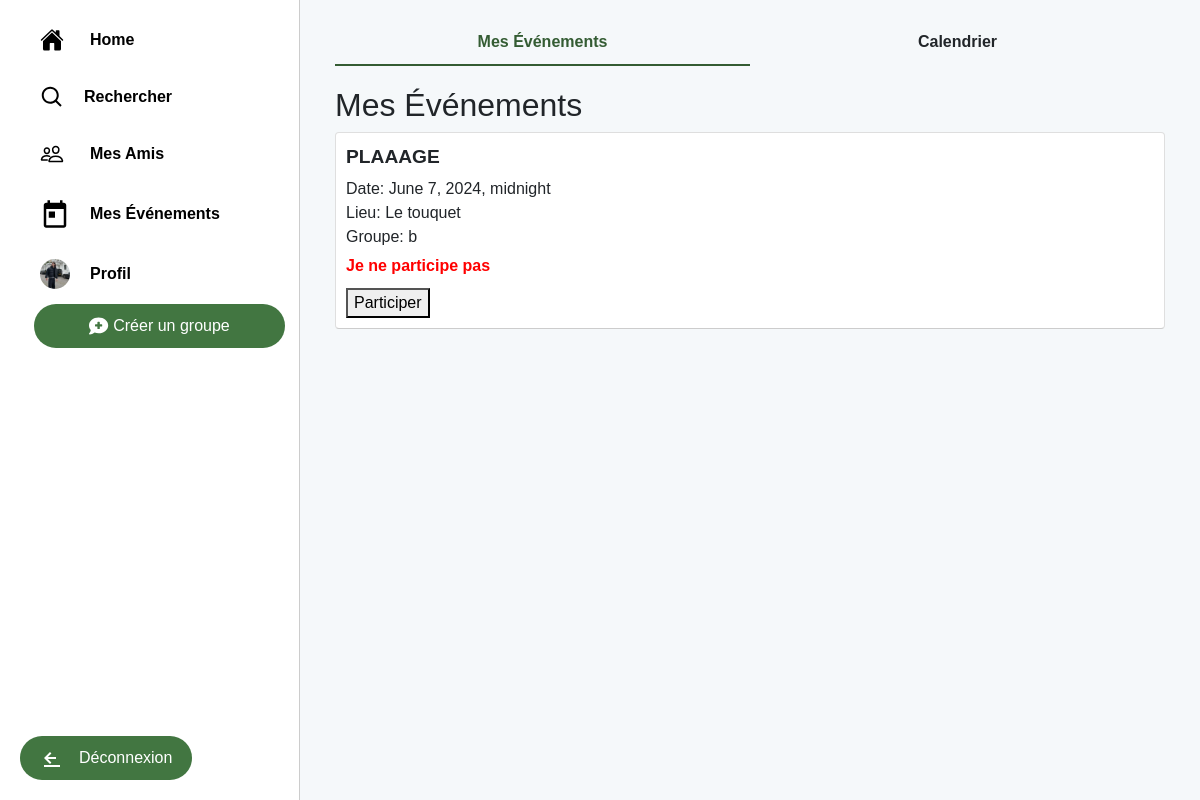
/sorties/mes_evenements/ (signed in), run on the app's committed database.
### sorties/models.py (models this page shows, shortened)
class Profile(models.Model):
    user = models.OneToOneField(User, on_delete=models.CASCADE, unique=True)
    friends = models.ManyToManyField('self', blank=True)
    photo = models.ImageField(upload_to='profile_pics/', blank=True, null=True)
    other_profile_field = models.CharField(max_length=100, blank=True, null=True)  # Exemple de champ supplémentaire

class SortieProposee(models.Model):
    groupe = models.ForeignKey(GroupeAmis, on_delete=models.CASCADE)
    nom = models.CharField(max_length=100)
    description = models.TextField()
    date = models.DateTimeField()
    lieu = models.CharField(max_length=100)
    createur = models.ForeignKey(User, on_delete=models.CASCADE)
    participants = models.ManyToManyField(User, related_name='sorties_participants', through='Participation')

class GroupeAmis(models.Model):
    nom = models.CharField(max_length=100)
    createur = models.ForeignKey(User, related_name='groupes_crees', on_delete=models.CASCADE)
    membres = models.ManyToManyField(User, related_name='groupes')
    administrateur = models.ForeignKey(User, related_name='groupes_administres', on_delete=models.CASCADE)

### sorties/views.py (the view)
# urls.py: path('mes_evenements/', views.mes_evenements, name='mes_evenements'),
@login_required
def mes_evenements(request):
    user_groups = GroupeAmis.objects.filter(membres=request.user)
    all_events = SortieProposee.objects.filter(groupe__in=user_groups).select_related('groupe')
    user_participations = Participation.objects.filter(membre=request.user, vient=True).select_related('sortie')
    participation_status = {participation.sortie.id: 'Je participe' for participation in user_participations}
    context = {
        'all_events': all_events,
        'participation_status': participation_status
    }
    return render(request, 'sorties/mes_evenements.html', context)

### sorties/templates/sorties/mes_evenements.html (shortened to what this page needs)
{% extends "sorties/base.html" %}
{% block content %}
    <div class="tabs">
        <div class="tab active" id="tab-list">Mes Événements</div>
        <div class="tab" id="tab-calendar">Calendrier</div>
    </div>
    <div id="content-list" class="tab-content active">
        <h2>Mes Événements</h2>
        <ul class="list-group">
            {% for event in all_events %}
                <li class="list-group-item">
                    <span class="event-name">{{ event.nom }}</span>
                    <div class="event-details">
                        <span>Date: {{ event.date }}</span><br>
                        <span>Lieu: {{ event.lieu }}</span><br>
                        <span>Groupe: {{ event.groupe.nom }}</span>
                    </div>
                    {% if event.id in participation_status %}
                        <span class="event-status">Je participe</span>
                        <form method="post" action="{% url 'toggle_participation' event.id %}" class="toggle-participation">
                            {% csrf_token %}
                            <button type="submit">Annuler participation</button>
                        </form>
                    {% else %}
                        <span class="event-status not-participating">Je ne participe pas</span>
                        <form method="post" action="{% url 'toggle_participation' event.id %}" class="toggle-participation">
                            <button type="submit">Participer</button>
                        </form>
                    {% endif %}
                </li>
            {% endfor %}
        </ul>
    </div>
{% endblock %}

### sorties/templates/sorties/base.html (shortened to what this page needs)
<!DOCTYPE html>
<html>
<head>
    <link href="https://maxcdn.bootstrapcdn.com/bootstrap/4.0.0/css/bootstrap.min.css" rel="stylesheet">
</head>
<body>
    <div class="sidebar">
        <a href="{% url 'liste_groupes' %}" class="button_sidebar">
            <span class="text">Home</span>
        </a>
        <a href="{% url 'search_users' %}" class="button_sidebar">
            <span class="text">Rechercher</span>
        </a>
        <a href="{% url 'view_friends' %}" class="button_sidebar">
            <span class="text">Mes Amis</span>
        </a>
        <a href="{% url 'mes_evenements' %}" class="button_sidebar">
            <svg class="icon" viewBox="0 0 24 24" fill="currentColor" width="30" height="30">
                <path d="M19 3h-1V1h-2v2H8V1H6v2H5c-1.1 0-1.99.9-1.99 2L3 21c0 1.1.9 2 2 2h14c1.1 0 2-.9 2-2V5c0-1.1-.9-2-2-2zm0 18H5V8h14v13zM7 10h5v5H7z"></path>
            </svg>
            <span class="text">Mes Événements</span>
        </a>
        {% if user.is_authenticated %}
            <a href="{% url 'view_profile' request.user.username %}" class="button_sidebar">
                {% if user.profile.photo %}
                    <img src="{{ user.profile.photo.url }}" alt="Profile Photo" class="profile-photo">
                {% else %}
                    <svg class="icon" viewBox="0 0 24 24" fill="currentColor" width="24" height="24">
                        <path d="M20.7 7.3l-4-4a1 1 0 00-1.4 0l-9 9a1 1 0 00-.3.7v3a1 1 0 001 1h3a1 1 0 00.7-.3l9-9a1 1 0 000-1.4zM4 20h16a1 1 0 000-2H4a1 1 0 000 2zm7-7.6l5.6-5.6L16 4.4l-5.6 5.6L11 13v-1.6z"></path>
                    </svg>
                {% endif %}
                <span class="text">Profil</span>
            </a>
            <div class="button-container">
                <a href="{% url 'creer_groupe' %}" class="button">
                    <span>Créer un groupe</span>
                </a>
            </div>
            <a href="{% url 'logout' %}" class="button_deco">
                <svg class="icon" viewBox="0 0 24 24" fill="currentColor" width="24" height="24">
                    <path d="M16 13v-2H7.83l3.58-3.59L10 6l-6 6 6 6 1.41-1.41L7.83 13H16zm4 8H4v-2h16v2z"></path>
                </svg>
                <span class="text">Déconnexion</span>
            </a>
        {% endif %}
    </div>
    <div class="content">
        <div class="container">
            {% block content %}
            {% endblock %}
        </div>
    </div>
</body>
</html>

### sorties/templates/sorties/base.html (style rules this page uses)
body { margin: 0; font-family: 'Arial', sans-serif; display: flex; background-color: #f5f8fa; }
.sidebar { width: 25%; background-color: #fff; display: flex; flex-direction: column; align-items: flex-start; position: fixed; overflow-y: auto; transition: width 0.3s; border-right: 1px solid #ccc; padding-top: 10px; height: 100%; padding-bottom: 20px; }
.button_sidebar { display: flex; align-items: center; padding: 10px 20px; margin: 5px 20px; text-decoration: none; color: #000; border-radius: 30px; transition: box-shadow 0.3s, background-color 0.3s; width: auto; font-weight: bold; }
.button_sidebar .icon { margin-right: 15px; }
.button_sidebar .text { display: inline; margin-left: 5px; }
.profile-photo { border-radius: 50%; width: 30px; height: 30px; object-fit: cover; margin-right: 15px; }
.content { margin-left: 25%; padding: 20px; width: 75%; transition: margin-left 0.3s, width 0.3s; }
.button-container { display: flex; justify-content: center; width: 100%; padding-left: 20px; }
.button { background-color: #427641; color: white; border: none; border-radius: 30px; padding: 10px 20px; font-size: 16px; cursor: pointer; display: flex; align-items: center; justify-content: center; transition: border-radius 0.3s, box-shadow 0.3s; width: 90%; }
.button_deco { background-color: #427641; color: #fff; border: none; border-radius: 30px; padding: 10px 20px; font-size: 16px; cursor: pointer; display: inline-flex; align-items: center; justify-content: center; transition: border-radius 0.3s, box-shadow 0.3s; text-decoration: none; white-space: nowrap; position: absolute; bottom: 20px; left: 20px; }
.button_deco .icon { margin-right: 15px; }

### sorties/templates/sorties/mes_evenements.html (style rules this page uses)
.tabs { display: flex; justify-content: center; margin-bottom: 20px; }
.tab { cursor: pointer; text-align: center; transition: all 0.3s; padding: 10px 20px; flex: 1; font-weight: bold; border-bottom: 2px solid transparent; }
.tab.active { border-bottom: 2px solid #345c33; color: #345c33; }
.list-group { padding: 0; list-style: none; }
.list-group-item { display: flex; flex-direction: column; align-items: flex-start; padding: 10px; border-bottom: 1px solid #ccc; transition: background-color 0.3s; }
.event-name { font-size: 1.2em; font-weight: bold; }
.event-details { margin: 5px 0; }
.event-status { font-weight: bold; color: green; }
.event-status.not-participating { color: red; }
.toggle-participation { margin-top: 10px; cursor: pointer; transition: color 0.3s; }

### data on the page
SortieProposee: nom "PLAAAGE", date "June 7, 2024, midnight", lieu "Le touquet", groupe.nom "b", shows "Je ne participe pas"
